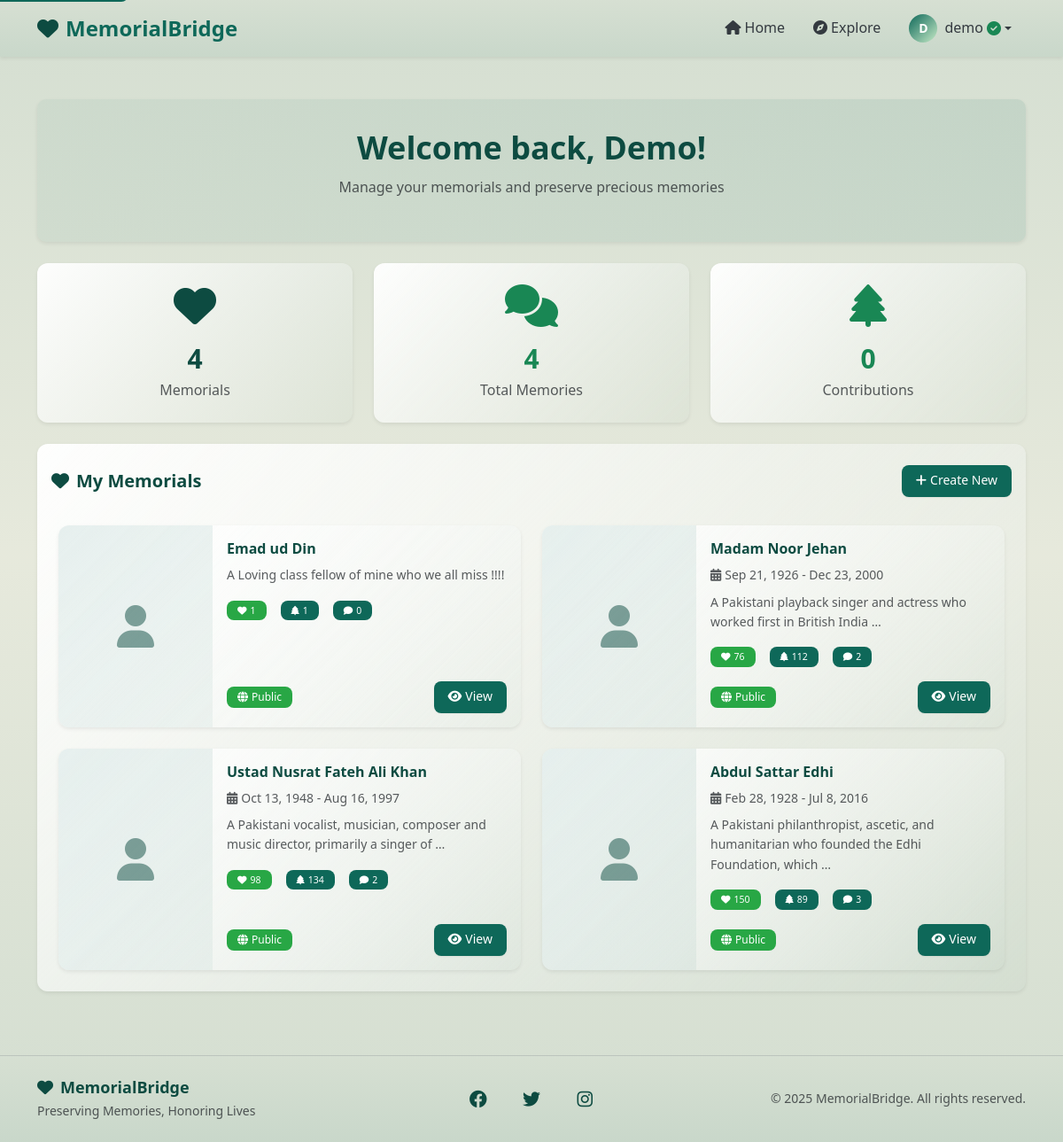
Before: /dashboard/ (signed in) with the older database file.
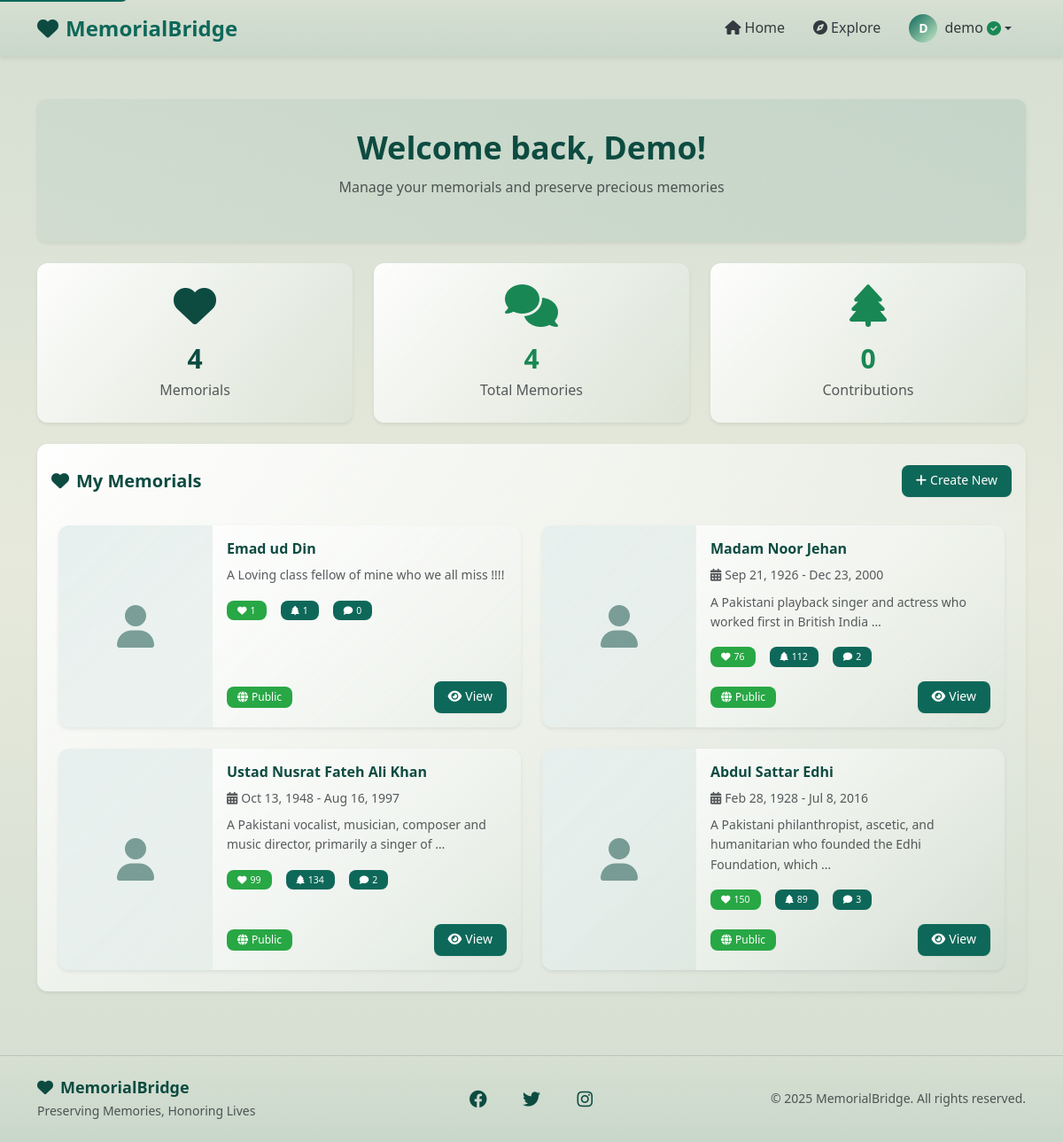
After: the same page with the newer database file.
### main_app/models.py (models this page shows, shortened)
class UserProfile(models.Model):
    user = models.OneToOneField(User, on_delete=models.CASCADE)
    verified = models.BooleanField(default=False)

class Memorial(models.Model):
    VISIBILITY_CHOICES = [
        ('public', 'Public'),
        ('private', 'Private'),
    ]
    owner = models.ForeignKey(UserProfile, on_delete=models.CASCADE, related_name='memorials')
    name = models.CharField(max_length=200)
    slug = models.SlugField(unique=True, blank=True)
    dob = models.DateField(null=True, blank=True, verbose_name="Date of Birth")
    dod = models.DateField(null=True, blank=True, verbose_name="Date of Passing")
    bio = models.TextField(blank=True, help_text="Biography or description")
    cover_image = models.ImageField(upload_to='memorial_covers/', blank=True, null=True)
    visibility = models.CharField(max_length=10, choices=VISIBILITY_CHOICES, default='public')
    donations_count = models.IntegerField(default=0)
    trees_planted_count = models.IntegerField(default=0)
    created_at = models.DateTimeField(auto_now_add=True)
    updated_at = models.DateTimeField(auto_now=True)
    class Meta:
        ordering = ['-created_at']

### main_app/views.py (the view)
# urls.py: path('dashboard/', views.user_dashboard, name='dashboard'),
@login_required
def user_dashboard(request):
    try:
        user_profile = request.user.userprofile
        memorials = user_profile.memorials.all()
    except UserProfile.DoesNotExist:
        UserProfile.objects.create(user=request.user)
        memorials = []
    context = {
        'memorials': memorials,
        'user_profile': user_profile
    }
    return render(request, 'main_app/dashboard.html', context)

### templates/main_app/dashboard.html (shortened to what this page needs)
{% extends 'base.html' %}
{% load static %}
{% block content %}
<div style="background: linear-gradient(180deg, rgba(14, 104, 89, 0.12), rgba(14, 104, 89, 0.05), rgba(14, 104, 89, 0.12));">
    <div class="container py-5">
        <div class="dashboard-header mb-4 shadow-sm text-center">
            <h1 class="fw-bold text-primary mb-2">
                Welcome back, {{ user.first_name|default:user.username }}!
            </h1>
            <p class="text-muted mb-3">Manage your memorials and preserve precious memories</p>
        </div>
        <div class="row mb-4 g-4">
            <div class="col-md-4 col-sm-6">
                <div class="card stat-card border-0 shadow-sm h-100 text-center">
                    <div class="card-body py-4">
                        <i class="fas fa-heart fa-3x text-primary mb-3"></i>
                        <h2 class="fw-bold text-primary mb-1">{{ memorials.count }}</h2>
                        <p class="text-muted mb-0">Memorial{{ memorials.count|pluralize }}</p>
                    </div>
                </div>
            </div>
            <div class="col-md-4 col-sm-6">
                <div class="card stat-card border-0 shadow-sm h-100 text-center">
                    <div class="card-body py-4">
                        <i class="fas fa-comments fa-3x text-success mb-3"></i>
                        <h2 class="fw-bold text-success mb-1">{{ memorials|length }}</h2>
                        <p class="text-muted mb-0">Total Memories</p>
                    </div>
                </div>
            </div>
            <div class="col-md-4 col-sm-6">
                <div class="card stat-card border-0 shadow-sm h-100 text-center">
                    <div class="card-body py-4">
                        <i class="fas fa-tree fa-3x text-success mb-3"></i>
                        <h2 class="fw-bold text-success mb-1">0</h2>
                        <p class="text-muted mb-0">Contributions</p>
                    </div>
                </div>
            </div>
        </div>
        <div class="row mb-4">
            <div class="col-12">
                <div class="card stat-card border-0 shadow-sm">
                    <div class="card-header bg-transparent border-bottom-0 pt-4">
                        <div class="d-flex justify-content-between align-items-center">
                            <h4 class="mb-0 text-primary fw-bold">
                                <i class="fas fa-heart me-2"></i>My Memorials
                            </h4>
                            {% if user_profile.verified %}
                            <a href="{% url 'create_memorial' %}" class="btn btn-primary text-white btn-sm px-3">
                                <i class="fas fa-plus me-1"></i>Create New
                            </a>
                            {% endif %}
                        </div>
                    </div>
                    <div class="card-body p-4">
                        {% if memorials %}
                        <div class="row g-4">
                            {% for memorial in memorials %}
                            <div class="col-lg-6">
                                <div class="card memorial-card-dashboard border-0 shadow-sm h-100">
                                    <div class="row g-0 h-100">
                                        <div class="col-4">
                                            {% if memorial.cover_image %}
                                            <img src="{{ memorial.cover_image.url }}" class="img-fluid h-100 object-cover rounded-start" alt="{{ memorial.name }}" style="object-fit: cover;">
                                            {% else %}
                                            <div class="memorial-placeholder h-100 d-flex align-items-center justify-content-center rounded-start" style="background: linear-gradient(135deg, rgba(14, 104, 89, 0.1), rgba(14, 104, 89, 0.05));">
                                                <i class="fas fa-user fa-3x text-primary opacity-50"></i>
                                            </div>
                                            {% endif %}
                                        </div>
                                        <div class="col-8">
                                            <div class="card-body d-flex flex-column h-100 p-3">
                                                <div class="flex-grow-1">
                                                    <h6 class="card-title text-primary fw-bold mb-2">{{ memorial.name }}</h6>
                                                    {% if memorial.dob and memorial.dod %}
                                                    <p class="text-muted small mb-2">
                                                        <i class="fas fa-calendar-alt me-1"></i>{{ memorial.dob|date:"M j, Y" }} - {{ memorial.dod|date:"M j, Y" }}
                                                    </p>
                                                    {% endif %}
                                                    <p class="card-text small text-muted mb-3">
                                                        {{ memorial.bio|truncatewords:12|default:"No description provided." }}
                                                    </p>
                                                    <div class="memorial-stats small mb-3">
                                                        <div class="d-flex gap-3">
                                                            <div>
                                                                <span class="badge bg-success text-white">
                                                                    <i class="fas fa-heart me-1"></i>{{ memorial.donations_count }}
                                                                </span>
                                                            </div>
                                                            <div>
                                                                <span class="badge bg-primary text-white">
                                                                    <i class="fas fa-tree me-1"></i>{{ memorial.trees_planted_count }}
                                                                </span>
                                                            </div>
                                                            <div>
                                                                <span class="badge bg-primary text-white bg-opacity-75">
                                                                    <i class="fas fa-comment me-1"></i>{{ memorial.memories.count }}
                                                                </span>
                                                            </div>
                                                        </div>
                                                    </div>
                                                </div>
                                                <div class="memorial-actions d-flex justify-content-between align-items-center">
                                                    <span class="badge bg-{% if memorial.visibility == 'public' %}success{% else %}secondary{% endif %} text-white">
                                                        <i class="fas fa-{% if memorial.visibility == 'public' %}globe{% else %}lock{% endif %} me-1"></i>{{ memorial.get_visibility_display }}
                                                    </span>
                                                    <a href="{% url 'memorial_detail' memorial.slug %}" class="btn btn-primary text-white btn-sm px-3">
                                                        <i class="fas fa-eye me-1"></i>View
                                                    </a>
                                                </div>
                                            </div>
                                        </div>
                                    </div>
                                </div>
                            </div>
                            {% endfor %}
                        </div>
                        {% endif %}
                    </div>
                </div>
            </div>
        </div>
    </div>
</div>
{% endblock %}

### templates/base.html (shortened to what this page needs)
{% load static %}
<!DOCTYPE html>
<html lang="en">
<head>
    <link href="https://cdn.jsdelivr.net/npm/bootstrap@5.3.0/dist/css/bootstrap.min.css" rel="stylesheet">
    <link rel="stylesheet" href="https://cdnjs.cloudflare.com/ajax/libs/font-awesome/6.4.0/css/all.min.css">
    <link rel="stylesheet" href="{% static 'css/main.css' %}">
</head>
<body>
    <nav class="navbar navbar-expand-lg navbar-light shadow-sm" style="background: linear-gradient(180deg, rgba(14, 104, 89, 0.12), rgba(14, 104, 89, 0.18));" aria-label="Main navigation">
        <div class="container">
            <a class="navbar-brand d-flex align-items-center" href="{% url 'home' %}">
                <i class="fas fa-heart text-primary me-2"></i>
                <span class="fw-bold">MemorialBridge</span>
            </a>
            <div class="collapse navbar-collapse" id="navbarNav">
                <ul class="navbar-nav ms-auto align-items-lg-center">
                    <li class="nav-item">
                        <a class="nav-link {% if request.path == '/' %}active{% endif %}"
                           href="{% url 'home' %}">
                            <i class="fas fa-home me-1"></i>Home
                        </a>
                    </li>
                    <li class="nav-item">
                        <a class="nav-link {% if 'explore' in request.path %}active{% endif %}"
                           href="{% url 'explore' %}">
                            <i class="fas fa-compass me-1"></i>Explore
                        </a>
                    </li>
                    {% if user.is_authenticated %}
                    <li class="nav-item dropdown">
                        <a class="nav-link dropdown-toggle d-flex align-items-center" href="#"
                           id="userDropdown" role="button" data-bs-toggle="dropdown" aria-expanded="false">
                            <div class="user-avatar me-2">
                                {{ user.username|first|upper }}
                            </div>
                            <span>{{ user.username }}</span>
                            {% if user.userprofile.verified %}
                            <i class="fas fa-check-circle text-success ms-1"
                               data-bs-toggle="tooltip" title="Verified Account"></i>
                            {% endif %}
                        </a>
                    </li>
                    {% endif %}
                </ul>
            </div>
        </div>
    </nav>
    <main id="main-content">
        {% block content %}{% endblock %}
    </main>
    <footer class="text-dark" style="background: linear-gradient(180deg, rgba(14, 104, 89, 0.12), rgba(14, 104, 89, 0.18));">
        <div class="border-top border-secondary border-opacity-25">
            <div class="container py-4">
                <div class="row align-items-center">
                    <div class="col-md-4 text-center text-md-start mb-3 mb-md-0">
                        <h5 class="mb-1 text-primary"><i class="fas fa-heart me-2"></i>MemorialBridge</h5>
                        <p class="mb-0 small text-muted">Preserving Memories, Honoring Lives</p>
                    </div>
                    <div class="col-md-4 text-center mb-3 mb-md-0">
                        <div class="social-links">
                            <a href="https://www.facebook.com/MemorialBridge" target="_blank" rel="noopener noreferrer" class="text-primary me-3 fs-5" aria-label="Facebook"><i class="fab fa-facebook"></i></a>
                            <a href="#" class="text-primary me-3 fs-5" aria-label="Twitter"><i class="fab fa-twitter"></i></a>
                            <a href="https://www.instagram.com/the.memorial.bridge" target="_blank" rel="noopener noreferrer" class="text-primary fs-5" aria-label="Instagram"><i class="fab fa-instagram"></i></a>
                        </div>
                    </div>
                    <div class="col-md-4 text-center text-md-end">
                        <p class="mb-0 small text-muted">&copy; 2025 MemorialBridge. All rights reserved.</p>
                    </div>
                </div>
            </div>
        </div>
    </footer>
</body>
</html>

Changed rows visible on the page:
changed Memorial "Ustad Nusrat Fateh Ali Khan": donations_count "98" → "99"
